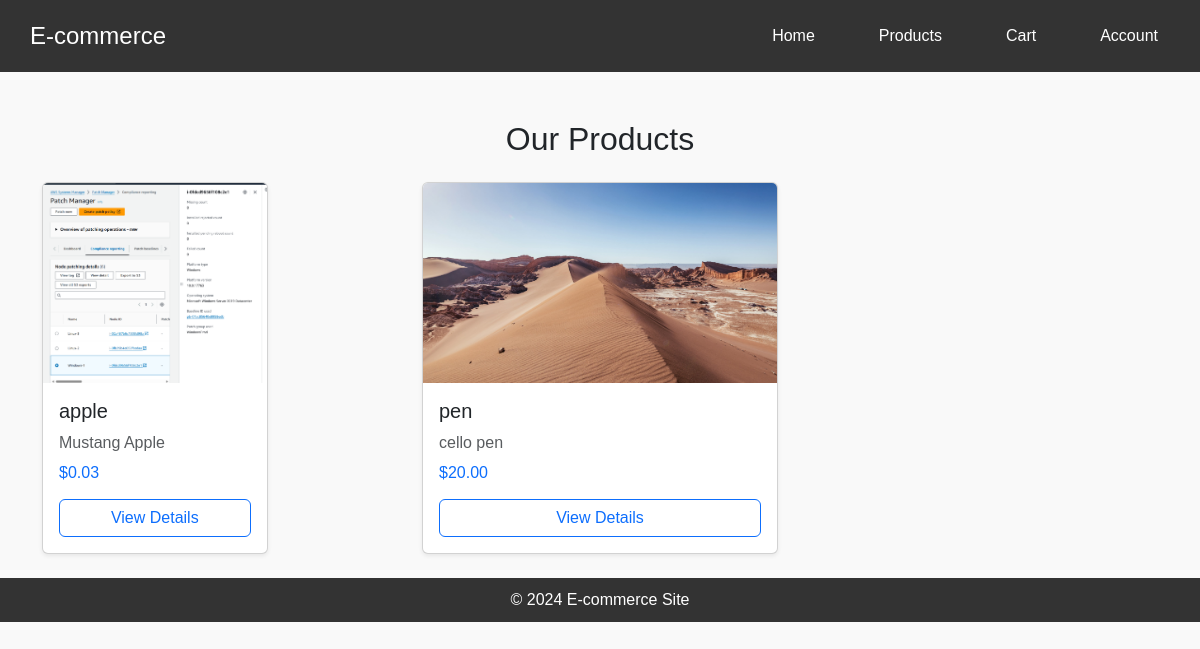
The page / on the database its author committed.
### store/models.py (models this page shows, shortened)
class Product(models.Model):
    name = models.CharField(max_length=200)
    price = models.DecimalField(max_digits=10, decimal_places=2)
    description = models.TextField(null=True, blank=True)
    image = models.ImageField(null=True, blank=True)

### store/views.py (the view)
# urls.py: path('', views.home, name='home'),
def home(request):
    products = Product.objects.all()
    context = {'products': products}
    return render(request, 'store/home.html', context)

### templates/store/home.html (shortened to what this page needs)
{% extends 'base.html' %}
{% load static %}
{% block content %}
<div class="container mt-5">
    <h2 class="text-center mb-4">Our Products</h2>
    <div class="row">
        {% for product in products %}
        <div class="col-md-4 mb-4 d-flex align-items-stretch">
            <div class="card h-100 shadow-sm" style="transition: transform 0.2s ease-in-out;">
                <div class="card-img-top" style="height: 200px; overflow: hidden;">
                    {% if product.image %}
                        <img src="{{ product.image.url }}" class="img-fluid w-100 h-100" alt="{{ product.name }}" style="object-fit: cover; transition: transform 0.5s ease-in-out;">
                    {% else %}
                        <img src="{% static 'img/placeholder.png' %}" class="img-fluid w-100 h-100" alt="No Image" style="object-fit: cover;">
                    {% endif %}
                </div>
                <div class="card-body d-flex flex-column">
                    <h5 class="card-title">{{ product.name }}</h5>
                    <p class="card-text text-muted mb-2">{{ product.description|truncatewords:20 }}</p>
                    <h6 class="text-primary mb-3">${{ product.price }}</h6>
                    <a href="{% url 'product_detail' product.id %}" class="btn btn-outline-primary mt-auto">View Details</a>
                </div>
            </div>
        </div>
        {% endfor %}
    </div>
</div>
{% endblock %}

### store/static/css/style.css (style rules this page uses)
body { font-family: Arial, sans-serif; background-color: #f4f4f4; margin: 0; padding: 0; }
body { font-family: Arial, sans-serif; background-color: #f9f9f9; margin: 0; padding: 0; }

### templates/base.html (style rules this page uses)
body { font-family: Arial, sans-serif; background-color: #f9f9f9; margin: 0; padding: 0; }

### rows shown on the page
Product: image (picture), name "apple", description "Mustang Apple", price "0.03"
Product: image (picture), name "pen", description "cello pen", price "20.00"
